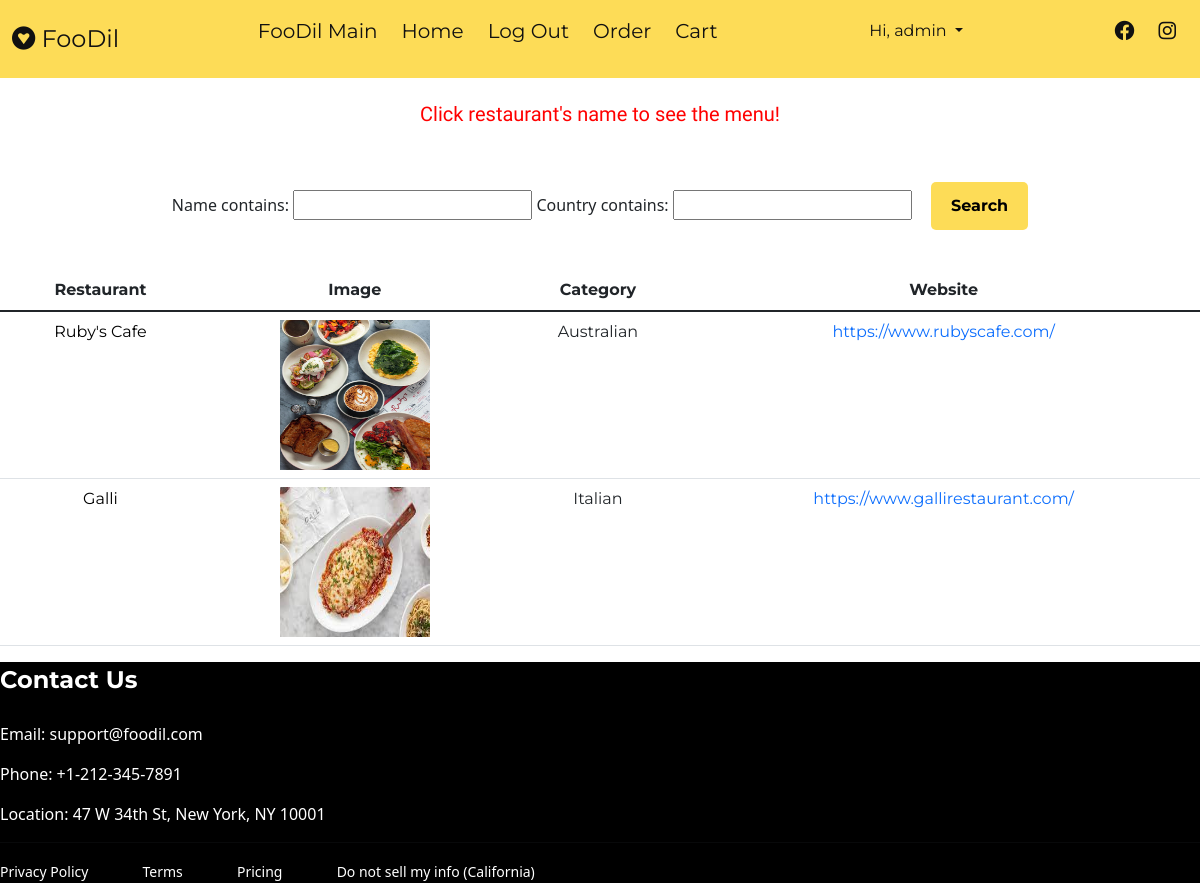
The page /customer/order (signed in) on the database its author committed.
### restaurant/models.py (models this page shows, shortened)
class Restaurant_Account(models.Model):
    user = models.OneToOneField(User, on_delete=models.CASCADE)
    is_customer = models.BooleanField(default=False)
    is_restaurant = models.BooleanField(default=True)
    restaurantID = models.AutoField(primary_key=True)
    name = models.CharField(max_length=200)
    isActive = models.BooleanField(default=True)
    image = models.ImageField(upload_to='images/', blank=True)
    phoneNumberRegex = RegexValidator(regex = r"^(?:(?:\+?1\s*(?:[.-]\s*)?)?(?:\(\s*([2-9]1[02-9]|[2-9][02-8]1|[2-9][02-8][02-9])\s*\)|([2-9]1[02-9]|[2-9][02-8]1|[2-9][02-8][02-9]))\s*(?:[.-]\s*)?)?([2-9]1[02-9]|[2-9][02-9]1|[2-9][02-9]{2})\s*(?:[.-]\s*)?([0-9]{4})(?:\s*(?:#|x\.?|ext\.?|extension)\s*(\d+))?$")
    phone = models.CharField(validators = [phoneNumberRegex], max_length = 12, unique = True)
    website = models.URLField(blank=True)
    country = models.CharField(max_length=50)

### customer/decorators.py (the view)
        def wrapper_func(request, *args, **kwargs):
            group = None
            if request.user.groups.exists():
                group = request.user.groups.all()[0].name
            if group in allowed_roles:
                return view_func(request, *args, **kwargs)
            else:
                return HttpResponse('You are not authorized to view this page. You need to login as a customer. To sign up or login, please logout first.')

### customer/views.py (called while the page is built)
@login_required(login_url='login')
@allowed_users(allowed_roles=['admin', 'customer'])
def order(request):
    restaurants = Restaurant_Account.objects.all()
    store_filter = StoreFilter(request.GET, queryset=restaurants)
    restaurants = store_filter.qs
    context = {'restaurants':restaurants, 'store_filter': store_filter,}
    return render(request, 'customer/order.html', context)

### templates/customer/order.html
{% extends 'customer/base.html' %}
{% load static %}
{% block content %}
<br>
<div class="culmn">
    <h5 class="text-center" style="color: red;">Click restaurant's name to see the menu!</h5>
    <br><br>
    <form method="get" class="text-center">
        <p> {{store_filter.form}}
            <button class="myBtn" type="submit" style="margin-left: 15px; ">Search</button>
        </p>
    </form>
    <br>
    <table class="table table-hover text-center" style="font-family: 'Montserrat', sans-serif;">
        <thead>
            <tr>
                <th scope="col">Restaurant</th>
                <th scope="col">Image</th>
                <th scope="col">Category</th>
                <th scope="col">Website</th>
            </tr>
        </thead>
        <tbody id="restaurant_list">
            {% for restaurant in restaurants %}
            <tr>
                <td><a href="{% url 'store_detail' restaurantID=restaurant.restaurantID %}"
                        style="text-decoration:none; color:black;">{{ restaurant.name}}</a></td>
                <td>
                    {% if restaurant.image %}
                    <img src="{{ restaurant.image.url }}" style="width:150px; height: 150px;">
                    {% else %}
                    <p>No Image</p>
                    {% endif %}
                </td>
                <td>{{ restaurant.country}}</td>
                <td><a href="{{restaurant.website}}" style="text-decoration:none;">{{ restaurant.website}} </a></td>
            </tr>
            {% endfor %}
        </tbody>
    </table>
</div>
{% endblock %}

### templates/customer/base.html (shortened to what this page needs)
{% load static %}
<!DOCTYPE html>
<html lang="en">
<head>
    <link rel="stylesheet" href="{% static 'customer/css/style.css' %}?after">
    <link href="https://cdn.jsdelivr.net/npm/bootstrap@5.1.3/dist/css/bootstrap.min.css" rel="stylesheet"
>
    <link rel="stylesheet" href="https://cdnjs.cloudflare.com/ajax/libs/font-awesome/6.0.0/css/all.min.css"
 />
</head>
<body>
    <div class="culmn">
        <nav class="main_navbar">
            <div class="navbar__logo">
                <i class="fa-brands fa-gratipay"></i>
                <a href="{% url 'index' %}">FooDil</a>
            </div>
            <ul class="navbar__menu">
                <li><a href="{% url 'main' %}">FooDil Main</a></li>
                {% if user.is_authenticated %}
                <li><a href="{% url 'index' %}">Home</a></li>
                <li><a href="{% url 'logout' %}">Log Out</a></li>
                {% else %}
                <li><a href="{% url 'login' %}">Login</a></li>
                {% endif %}
                <li><a href="{% url 'order' %}">Order</a></li>
                <li><a href="{% url 'cart' %}">Cart</a></li>
            </ul>
            {% if user.is_authenticated %}
            <ul class="navbar__hello">
                <li id="hello-msg">
                    <div class="dropdown show">
                        <a class="btn myDropdown dropdown-toggle" href="#" role="button" id="dropdownMenuLink"
                            data-toggle="dropdown" aria-haspopup="true" aria-expanded="false"
                            style="box-shadow:none; outline:none;">
                            Hi, {{ request.user.first_name }}
                        </a>
                    </div>
                </li>
            </ul>
            {% endif %}
            <ul class="navbar__links">
                <li><a href="http://facebook.com"><i class="fa-brands fa-facebook"></i></a></li>
                <li><a href="http://instagram.com"><i class="fa-brands fa-instagram"></i></a></li>
            </ul>
        </nav>
        {% block content %}
        {% endblock %}
    </div>
    {% include 'customer/footer.html' %}
</body>
</html>

### customer/static/customer/css/style.css (style rules this page uses)
html, body { font-size: 16px; color: #797979; width: 100%; padding: 0; margin-left: 0; margin-right: 0; font-weight: 400; width: 100%; font-family: 'Raleway', sans-serif; }
h1, h2, h3, h4, h5, h6 { margin: 0; font-family: 'Raleway', sans-serif; color: #1a1a1a; margin-bottom: 10px; }
h5 { font-size: 1.125rem; line-height: 1.575rem }
.culmn { width: 100%; overflow: hidden; }
.main_navbar { display: flex; justify-content: space-between; align-items: center; background-color: #fddc57; padding: 8px 12px; font-family: 'Montserrat', sans-serif; }
.main_navbar a { text-decoration: none; color: #111; }
.navbar__logo { font-size: 24px; color: #111; }
.navbar__menu { font-size: 20px; display: flex; list-style: none; padding-left: 0; }
.navbar__hello { font-size: 20px; display: flex; list-style: none; padding-left: 0; }
.navbar__links { font-size: 20px; list-style: none; color: #111; display: flex; padding-left: 0; }
.navbar__links li { padding: 8px 12px; }
.navbar__menu li { padding: 8px 12px; }
.myBtn, .myDropdown { padding: 12px 20px; border-radius: 5px; border-style: none; font-family: 'Montserrat', sans-serif; background-color: #fddc57; font-weight: bold; }

### rows shown on the page
Restaurant_Account: name "Ruby's Cafe", image (picture), country "Australian", website "https://www.rubyscafe.com/"
Restaurant_Account: name "Galli", image (picture), country "Italian", website "https://www.gallirestaurant.com/"

### other values the page prints
{{ request.user.first_name }} "admin"
